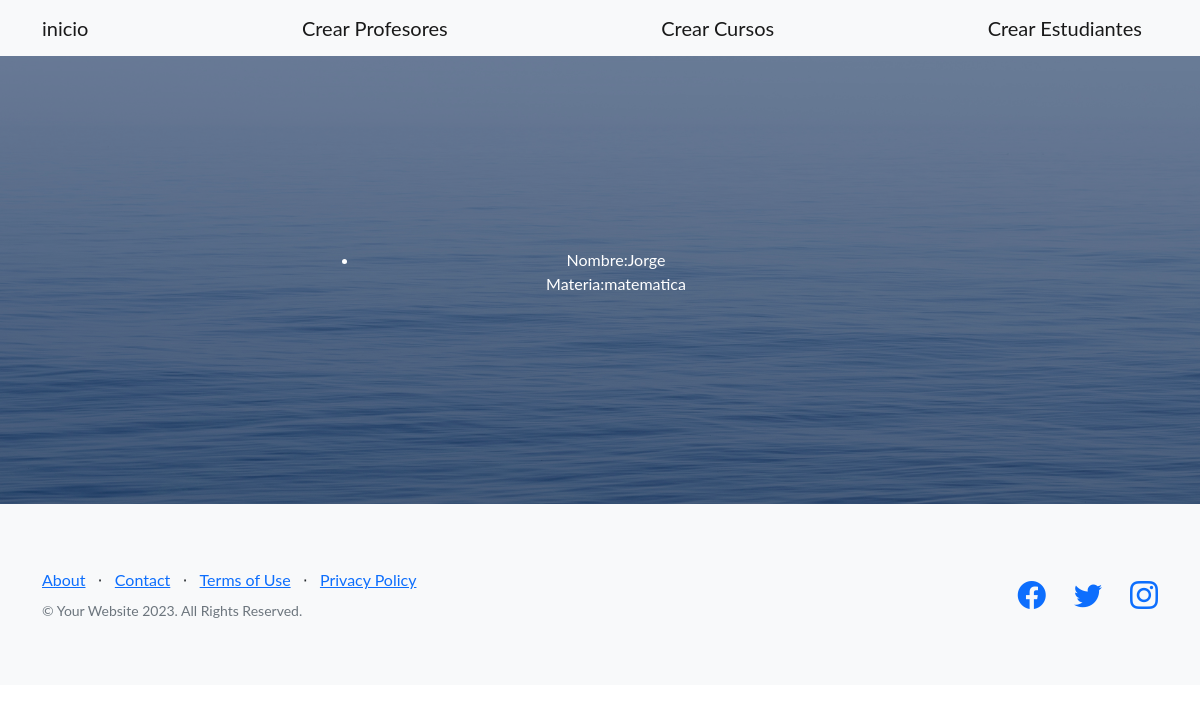
Page /webapp/lista-profesores/ on the earlier database version.
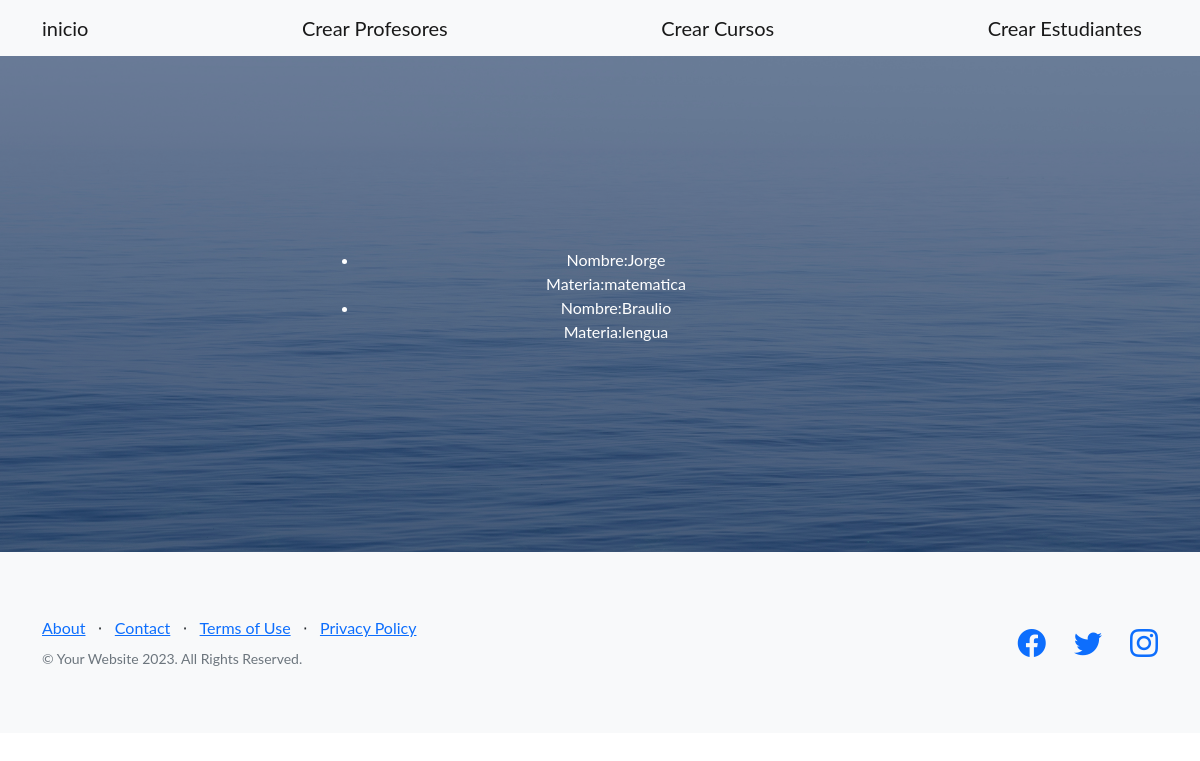
Same page on the later database version.
### webapp/models.py (models this page shows)
class Profesor (models.Model):
    nombre = models.CharField(max_length=40)
    apellido = models.CharField(max_length=40)
    email = models.EmailField()
    materia = models.CharField(max_length=50)

### webapp/views.py (the view)
# urls.py: path('lista-profesores/', listar_profesores, name="lista_profesores"),
def listar_profesores(req):
    lista = Profesor.objects.all()
    return render(req, "lista_profesores.html", {"lista_profesores": lista})

### webapp/templates/lista_profesores.html
{% extends "padre.html" %}
{% block contenidoQueCambia %}
   <ul>
    {% for profesor in lista_profesores %}
    <li>Nombre:{{profesor.nombre}} <br> Materia:{{profesor.materia}} </li>
    {% endfor %}
   </ul>
{% endblock contenidoQueCambia %}

### webapp/templates/padre.html (shortened to what this page needs)
<!DOCTYPE html>
<html lang="en">
    <head>
        {% load static %}
        <link href="https://cdn.jsdelivr.net/npm/bootstrap-icons@1.5.0/font/bootstrap-icons.css" rel="stylesheet" type="text/css" />
        <link href="{%static 'css/styles.css' %}" rel="stylesheet" />
    </head>
    <body>
        {% include "navbar.html" %}
        <header class="masthead">
            <div class="container position-relative">
                <div class="row justify-content-center">
                    <div class="col-xl-6">
                        <div class="text-center text-white">
                             {% block contenidoQueCambia %}
       {% endblock contenidoQueCambia %}
                        </div>
                    </div>
                </div>
            </div>
        </header>
        <footer class="footer bg-light">
            <div class="container">
                <div class="row">
                    <div class="col-lg-6 h-100 text-center text-lg-start my-auto">
                        <ul class="list-inline mb-2">
                            <li class="list-inline-item"><a href="#!">About</a></li>
                            <li class="list-inline-item">⋅</li>
                            <li class="list-inline-item"><a href="#!">Contact</a></li>
                            <li class="list-inline-item">⋅</li>
                            <li class="list-inline-item"><a href="#!">Terms of Use</a></li>
                            <li class="list-inline-item">⋅</li>
                            <li class="list-inline-item"><a href="#!">Privacy Policy</a></li>
                        </ul>
                        <p class="text-muted small mb-4 mb-lg-0">&copy; Your Website 2023. All Rights Reserved.</p>
                    </div>
                    <div class="col-lg-6 h-100 text-center text-lg-end my-auto">
                        <ul class="list-inline mb-0">
                            <li class="list-inline-item me-4">
                                <a href="#!"><i class="bi-facebook fs-3"></i></a>
                            </li>
                            <li class="list-inline-item me-4">
                                <a href="#!"><i class="bi-twitter fs-3"></i></a>
                            </li>
                            <li class="list-inline-item">
                                <a href="#!"><i class="bi-instagram fs-3"></i></a>
                            </li>
                        </ul>
                    </div>
                </div>
            </div>
        </footer>
    </body>
</html>

### webapp/templates/navbar.html
<nav class="navbar navbar-light bg-light static-top">
    <div class="container">
        <a class="navbar-brand" href="/webapp/">inicio</a>
        <a class="navbar-brand" href="{% url "profesores" %}">Crear Profesores</a>
        <a class="navbar-brand" href="{% url "CursoFormulario" %}">Crear Cursos</a>
        <a class="navbar-brand" href="{% url "estudiantes" %}">Crear Estudiantes</a>
    </div>
</nav>

Differences in the rows shown:
added Profesor: nombre "Braulio", materia "lengua"
